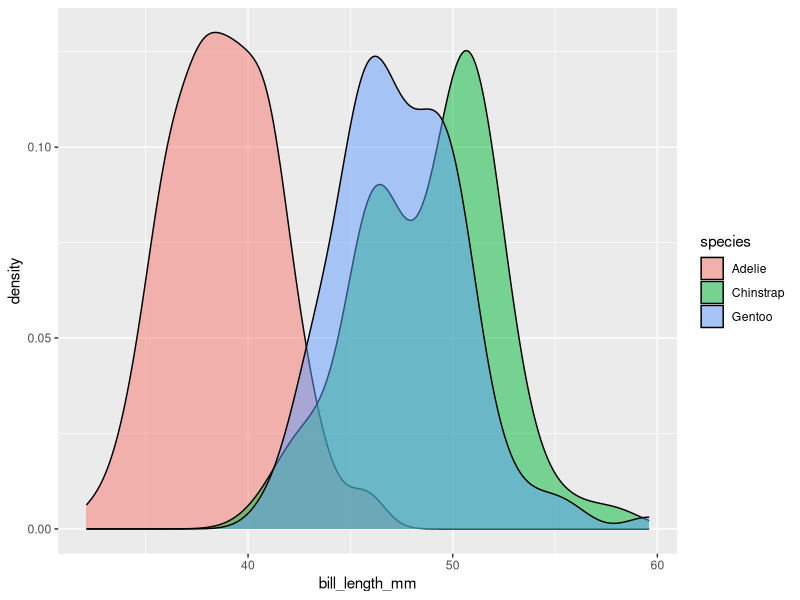
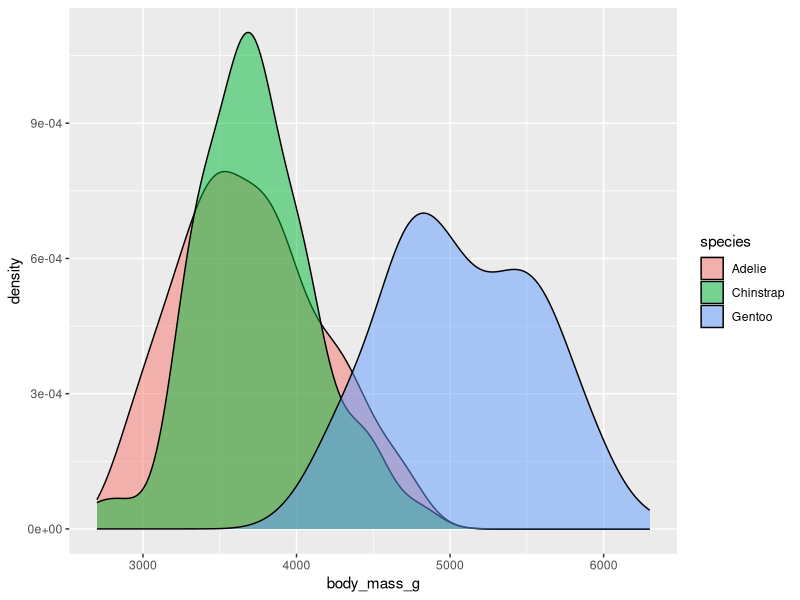
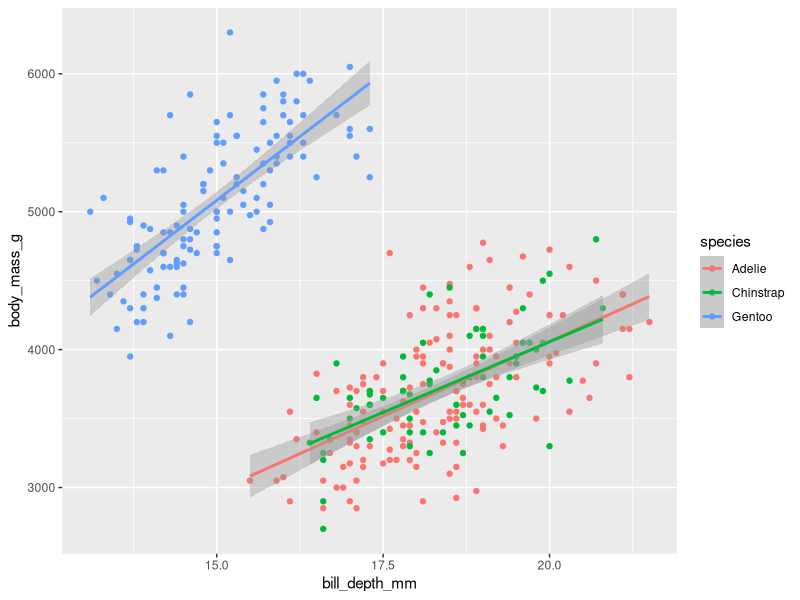

The R source for these figures, in order:
## ---- chunk 1
knitr::opts_chunk$set(echo = TRUE)
## ---- chunk 2
#install.packages("palmerpenguins")
library(palmerpenguins)
library(tidyverse)
## ---- chunk 3
ggplot(data = penguins) +
  geom_density(mapping = aes(x = bill_length_mm, fill = species), alpha = 0.5)
## ---- chunk 4
ggplot(data = penguins) +
  geom_density(mapping = aes(x = body_mass_g, fill = species), alpha = 0.5)
## ---- chunk 5
ggplot(data=penguins, mapping = aes(x=bill_depth_mm, y=body_mass_g, color=species)) +
  geom_point() +
  geom_smooth(method = "lm")
  
